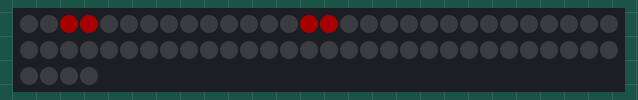
The sketch below on a simulated Arduino Uno, built with avr-gcc and run on an emulated ATmega328P. Parts: 64 RGB LEDs in strip order, left to right, continuing on the next row. Dim RGB values are drawn brighter than linear.

Above: at 38.4 s.

The sketch:

LED_RING.ino
```cpp
#include <Adafruit_NeoPixel.h>

#define PIN 1 // Marked D1 on GEMMA
#define NUM_LEDS 64

// Parameter 1 = number of pixels in strip
// Parameter 2 = pin number (most are valid)
// Parameter 3 = pixel type:
//   NEO_GRB  Pixels are wired for GRB bitstream (most NeoPixel products)
//   NEO_RGB  Pixels are wired for RGB bitstream (v1 FLORA pixels, not v2)
Adafruit_NeoPixel strip = Adafruit_NeoPixel(NUM_LEDS, PIN, NEO_GRB);

uint32_t color = strip.Color(255, 0, 0); // Change RGB color value here

// These are the pixels in order of animation-- 16 pixels in total:
int play[] = {
   0, 1, 2, 3, 4, 5, 6, 7, 8, 9, 10, 11, 12, 13, 14, 15};

void setup() {
  strip.begin();
  strip.show();            // Initialize all pixels to 'off'
  strip.setBrightness(40); // 40/255 brightness (about 15%)
}

void loop() {
  for(int i=0; i<16; i++) {
    strip.setPixelColor(play[i], color);             // Draw 'head' pixel
    strip.setPixelColor(play[i - 2], 0); // Erase 'tail'
    strip.show();
    delay(40);
  }
}
```
